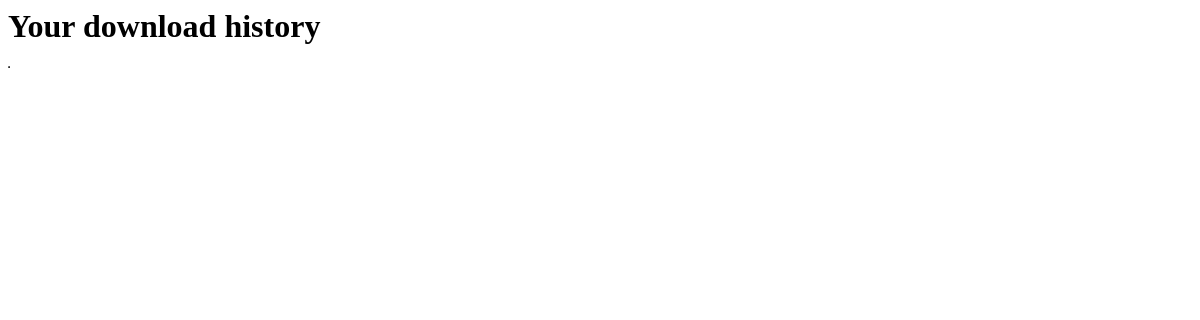
Before: /convertor/history (signed in) with the older database file.
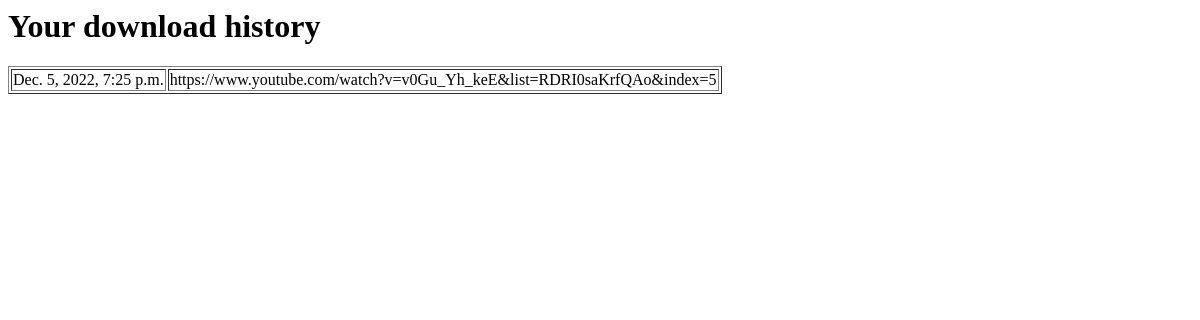
After: the same page with the newer database file.
### convertor/models.py (models this page shows)
class Conversion(models.Model):
    ts = models.DateTimeField(auto_now=True)
    yt_url = models.CharField(max_length=255)
    file = models.FileField(upload_to='mp3/')
    user = models.ForeignKey(get_user_model(), models.CASCADE)

### convertor/views.py (the view)
# urls.py: path('history', HistoryView.as_view(), name='history'),
class HistoryView(LoginRequiredMixin, TemplateView):
    template_name = "history.html"
    def get_context_data(self, **kwargs):
        output_history = Conversion.objects.filter(user=self.request.user)
        return {"output_history": output_history}

### convertor/templates/history.html (shortened to what this page needs)
<html>
    <head>
    </head>
    <body>
        <h1>Your download history</h1>
        <div>
             <table border="1">
                 <tbody>
                    {% for line in output_history %}
                    <tr>
                        <td>{{ line.ts }}</td>
                        <td>{{ line.yt_url }}</td>
                    </tr>
                    {% endfor %}
                 </tbody>
             </table>
        </div>
    </body>
</html>

Changed rows visible on the page:
added Conversion: ts "Dec. 5, 2022, 7:25 p.m.", yt_url "https://www.youtube.com/watch?v=v0Gu_Yh_keE&list=RDRI0saKrfQAo&index=5"
